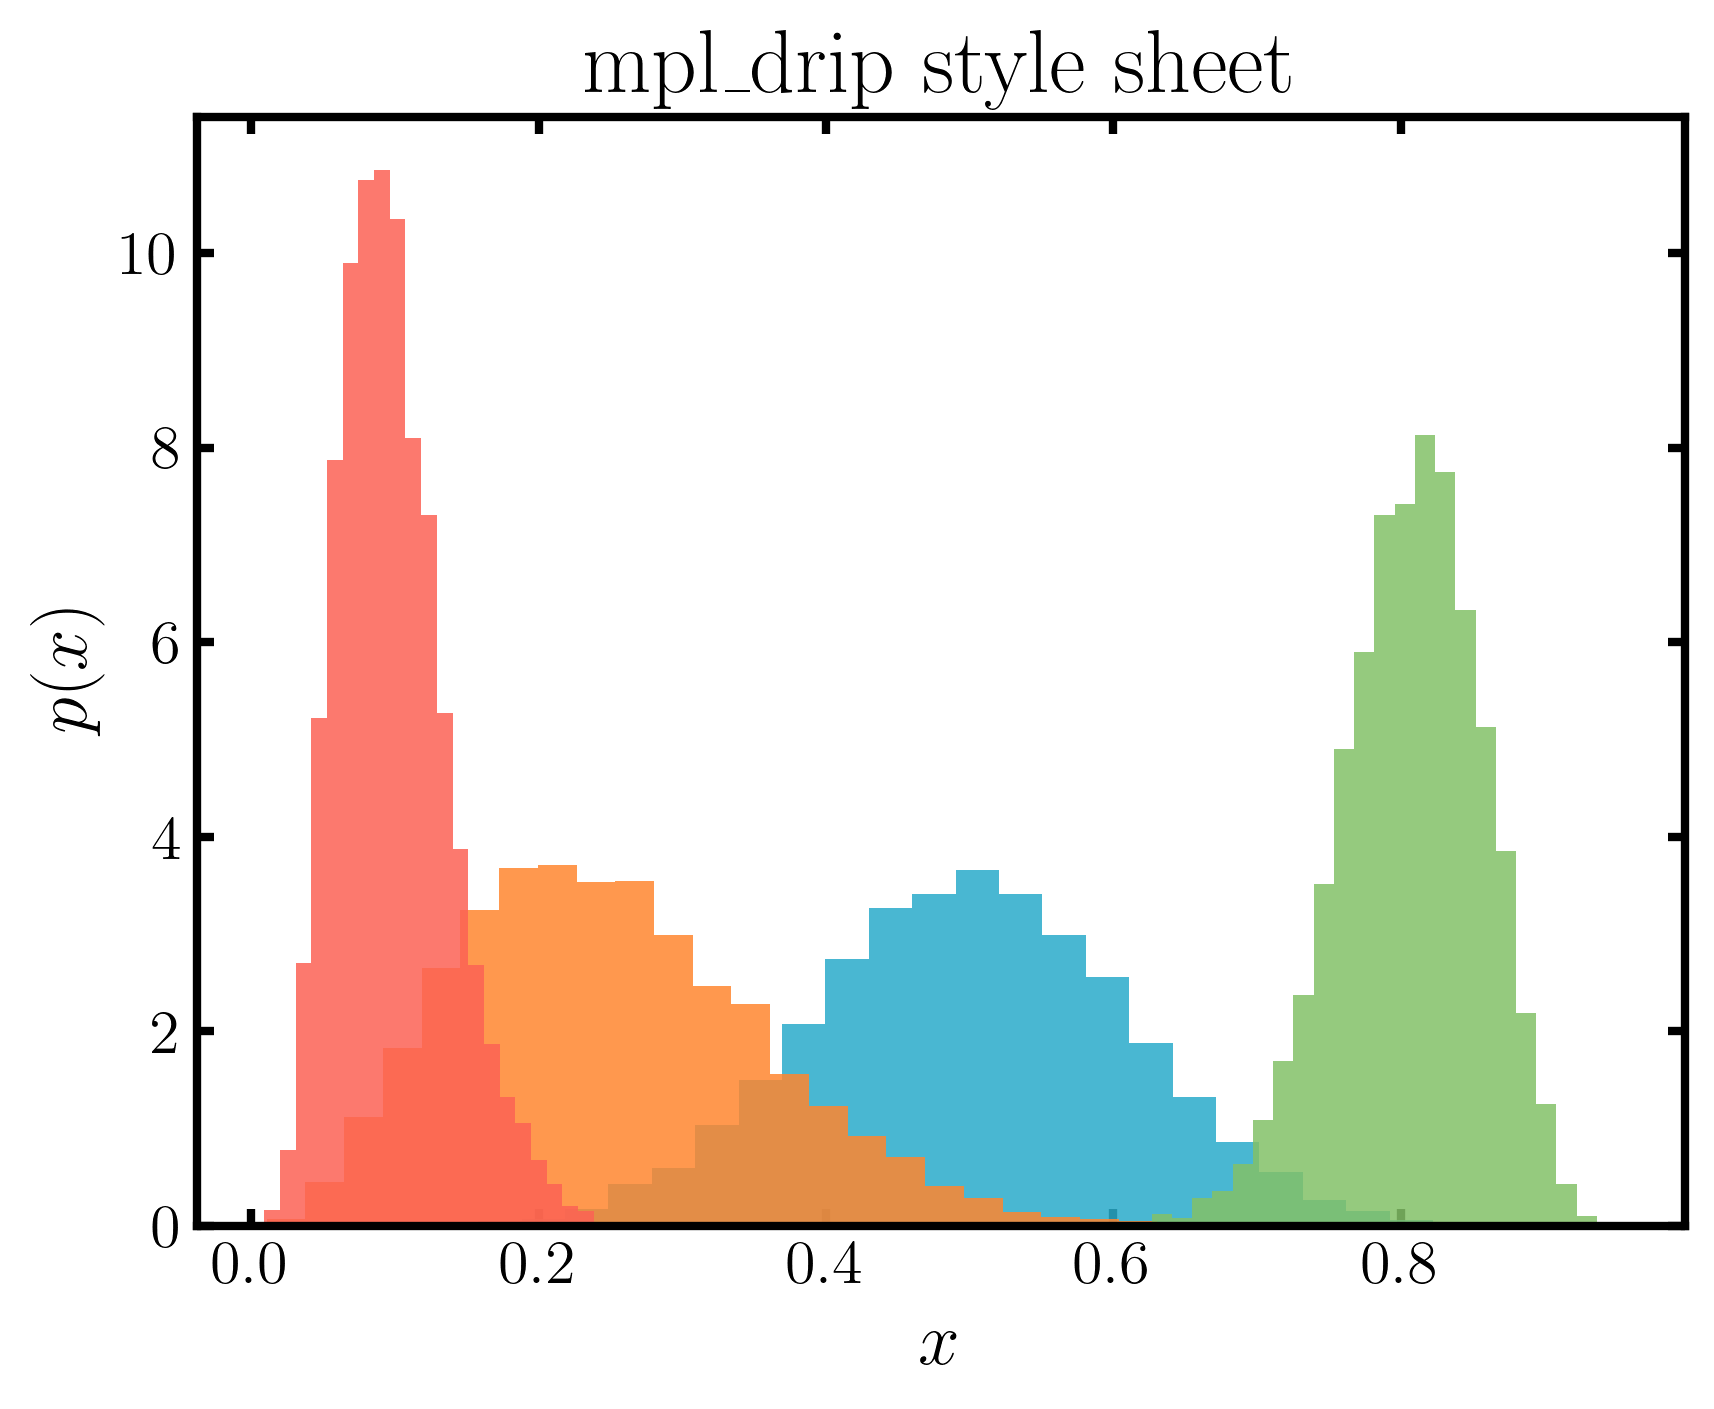

This chart was generated by the following Python code:
import matplotlib.pyplot as plt
import numpy as np

import mpl_drip

rng = np.random.default_rng(seed=0)

plt.style.use("mpl_drip.custom")


def plot_beta_hist(ax, a, b):
    ax.hist(
        rng.beta(a, b, size=10000),
        histtype="stepfilled",
        bins=25,
        alpha=0.85,
        density=True,
    )


fig, ax = plt.subplots()
plot_beta_hist(ax, 10, 10)
plot_beta_hist(ax, 4, 12)
plot_beta_hist(ax, 50, 12)
plot_beta_hist(ax, 6, 55)
ax.set_title(r"mpl_drip style sheet")
ax.set_xlabel(r"$x$")
ax.set_ylabel(r"$p(x)$")

plt.savefig("histogram.png", dpi=100, bbox_inches="tight")
plt.show()
